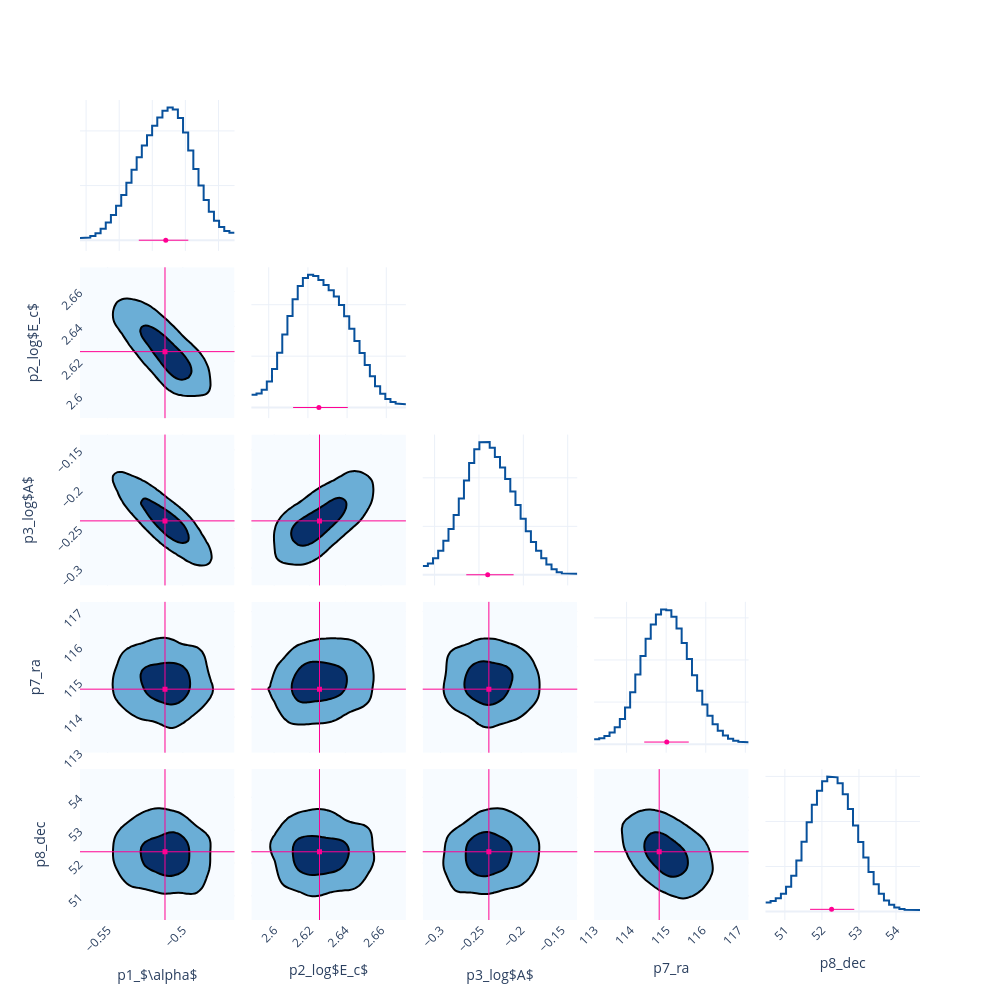

The code cell stored with this chart in its notebook:
### Code cell
fig = Plot.post_corner(post)
fig.save(f'{savepath}/corner')

### Figure 1 — Plotly figure (JSON) as saved in the notebook; plotly's stock layout.template omitted (floating-point values rounded to 4 significant figures; data arrays with more than 128 entries replaced by an {"elided": "..."} marker saying what was removed)
{"data": [{"line": {"color": "#08519c", "width": 2}, "mode": "lines", "name": "p1_$\\alpha$", "showlegend": false, "type": "scatter", "x": [-0.5637, -0.5606, -0.5606, -0.5575, -0.5575, -0.5543, -0.5543, -0.5512, -0.5512, -0.5481, -0.5481, -0.545, -0.545, -0.5419, -0.5419, -0.5388, -0.5388, -0.5357, -0.5357, -0.5326, -0.5326, -0.5294, -0.5294, -0.5263, -0.5263, -0.5232, -0.5232, -0.5201, -0.5201, -0.517, -0.517, -0.5139, -0.5139, -0.5108, -0.5108, -0.5076, -0.5076, -0.5045, -0.5045, -0.5014, -0.5014, -0.4983, -0.4983, -0.4952, -0.4952, -0.4921, -0.4921, -0.489, -0.489, -0.4858, -0.4858, -0.4827, -0.4827, -0.4796, -0.4796, -0.4765, -0.4765, -0.4734, -0.4734, -0.4703], "xaxis": "x", "y": [0.3931, 0.3931, 0.4972, 0.4972, 0.7668, 0.7668, 1.287, 1.287, 2.113, 2.113, 3.242, 3.242, 4.639, 4.639, 6.304, 6.304, 8.274, 8.274, 10.52, 10.52, 12.9, 12.9, 15.2, 15.2, 17.31, 17.31, 19.21, 19.21, 20.93, 20.93, 22.46, 22.46, 23.67, 23.67, 24.28, 24.28, 23.92, 23.92, 22.36, 22.36, 19.7, 19.7, 16.41, 16.41, 13.06, 13.06, 10.01, 10.01, 7.386, 7.386, 5.237, 5.237, 3.587, 3.587, 2.426, 2.426, 1.7, 1.7, 1.352, 1.352], "yaxis": "y"}, {"line": {"color": "#08519c", "width": 2}, "mode": "lines", "name": "p2_log$E_c$", "showlegend": false, "type": "scatter", "x": [2.591, 2.594, 2.594, 2.596, 2.596, 2.599, 2.599, 2.602, 2.602, 2.604, 2.604, 2.607, 2.607, 2.61, 2.61, 2.612, 2.612, 2.615, 2.615, 2.617, 2.617, 2.62, 2.62, 2.623, 2.623, 2.625, 2.625, 2.628, 2.628, 2.631, 2.631, 2.633, 2.633, 2.636, 2.636, 2.638, 2.638, 2.641, 2.641, 2.644, 2.644, 2.646, 2.646, 2.649, 2.649, 2.652, 2.652, 2.654, 2.654, 2.657, 2.657, 2.66, 2.66, 2.662, 2.662, 2.665, 2.665, 2.667, 2.667, 2.67], "xaxis": "x7", "y": [2.482, 2.482, 2.723, 2.723, 3.48, 3.48, 5.045, 5.045, 7.488, 7.488, 10.64, 10.64, 14.21, 14.21, 17.82, 17.82, 21.09, 21.09, 23.62, 23.62, 25.21, 25.21, 25.81, 25.81, 25.59, 25.59, 24.83, 24.83, 23.85, 23.85, 22.82, 22.82, 21.6, 21.6, 19.92, 19.92, 17.75, 17.75, 15.34, 15.34, 12.95, 12.95, 10.62, 10.62, 8.293, 8.293, 6.075, 6.075, 4.16, 4.16, 2.689, 2.689, 1.68, 1.68, 1.074, 1.074, 0.7699, 0.7699, 0.6572, 0.6572], "yaxis": "y7"}, {"colorscale": [[0, "rgb(247,251,255)"], [0.125, "rgb(222,235,247)"], [0.25, "rgb(198,219,239)"], [0.375, "rgb(158,202,225)"], [0.5, "rgb(107,174,214)"], [0.625, "rgb(66,146,198)"], [0.75, "rgb(33,113,181)"], [0.875, "rgb(8,81,156)"], [1, "rgb(8,48,107)"]], "contours": {"end": 0.005149, "size": 0.003972, "start": 0.001177}, "line": {"width": 2}, "name": "p1_$\\alpha$&p2_log$E_c$", "ncontours": 2, "showlegend": false, "showscale": false, "type": "contour", "x": [-0.5684, -0.5652, -0.5621, -0.559, -0.5559, -0.5528, -0.5497, -0.5466, -0.5434, -0.5403, -0.5372, -0.5341, -0.531, -0.5279, -0.5248, -0.5217, -0.5185, -0.5154, -0.5123, -0.5092, -0.5061, -0.503, -0.4999, -0.4967, -0.4936, -0.4905, -0.4874, -0.4843, -0.4812, -0.4781, -0.4749, -0.4718, -0.4687, -0.4656], "xaxis": "x6", "y": [2.587, 2.59, 2.592, 2.595, 2.598, 2.6, 2.603, 2.606, 2.608, 2.611, 2.613, 2.616, 2.619, 2.621, 2.624, 2.627, 2.629, 2.632, 2.635, 2.637, 2.64, 2.642, 2.645, 2.648, 2.65, 2.653, 2.656, 2.658, 2.661, 2.663, 2.666, 2.669, 2.671, 2.674], "yaxis": "y6", "z": {"elided": "34x34 float values"}}, {"line": {"color": "#08519c", "width": 2}, "mode": "lines", "name": "p3_log$A$", "showlegend": false, "type": "scatter", "x": [-0.3134, -0.3076, -0.3076, -0.3018, -0.3018, -0.296, -0.296, -0.2902, -0.2902, -0.2844, -0.2844, -0.2786, -0.2786, -0.2727, -0.2727, -0.2669, -0.2669, -0.2611, -0.2611, -0.2553, -0.2553, -0.2495, -0.2495, -0.2437, -0.2437, -0.2379, -0.2379, -0.2321, -0.2321, -0.2263, -0.2263, -0.2205, -0.2205, -0.2147, -0.2147, -0.2089, -0.2089, -0.2031, -0.2031, -0.1973, -0.1973, -0.1915, -0.1915, -0.1857, -0.1857, -0.1798, -0.1798, -0.174, -0.174, -0.1682, -0.1682, -0.1624, -0.1624, -0.1566, -0.1566, -0.1508, -0.1508, -0.145, -0.145, -0.1392], "xaxis": "x13", "y": [0.9081, 0.9081, 1.17, 1.17, 1.701, 1.701, 2.492, 2.492, 3.509, 3.509, 4.728, 4.728, 6.168, 6.168, 7.859, 7.859, 9.729, 9.729, 11.53, 11.53, 12.93, 12.93, 13.67, 13.67, 13.68, 13.68, 13.1, 13.1, 12.16, 12.16, 11.06, 11.06, 9.878, 9.878, 8.589, 8.589, 7.192, 7.192, 5.779, 5.779, 4.488, 4.488, 3.397, 3.397, 2.488, 2.488, 1.708, 1.708, 1.056, 1.056, 0.5725, 0.5725, 0.2815, 0.2815, 0.1529, 0.1529, 0.1227, 0.1227, 0.1269, 0.1269], "yaxis": "y13"}, {"colorscale": [[0, "rgb(247,251,255)"], [0.125, "rgb(222,235,247)"], [0.25, "rgb(198,219,239)"], [0.375, "rgb(158,202,225)"], [0.5, "rgb(107,174,214)"], [0.625, "rgb(66,146,198)"], [0.75, "rgb(33,113,181)"], [0.875, "rgb(8,81,156)"], [1, "rgb(8,48,107)"]], "contours": {"end": 0.006626, "size": 0.005079, "start": 0.001547}, "line": {"width": 2}, "name": "p1_$\\alpha$&p3_log$A$", "ncontours": 2, "showlegend": false, "showscale": false, "type": "contour", "x": [-0.5684, -0.5652, -0.5621, -0.559, -0.5559, -0.5528, -0.5497, -0.5466, -0.5434, -0.5403, -0.5372, -0.5341, -0.531, -0.5279, -0.5248, -0.5217, -0.5185, -0.5154, -0.5123, -0.5092, -0.5061, -0.503, -0.4999, -0.4967, -0.4936, -0.4905, -0.4874, -0.4843, -0.4812, -0.4781, -0.4749, -0.4718, -0.4687, -0.4656], "xaxis": "x11", "y": [-0.3221, -0.3163, -0.3105, -0.3047, -0.2989, -0.2931, -0.2873, -0.2815, -0.2757, -0.2698, -0.264, -0.2582, -0.2524, -0.2466, -0.2408, -0.235, -0.2292, -0.2234, -0.2176, -0.2118, -0.206, -0.2002, -0.1944, -0.1886, -0.1827, -0.1769, -0.1711, -0.1653, -0.1595, -0.1537, -0.1479, -0.1421, -0.1363, -0.1305], "yaxis": "y11", "z": {"elided": "34x34 float values"}}, {"colorscale": [[0, "rgb(247,251,255)"], [0.125, "rgb(222,235,247)"], [0.25, "rgb(198,219,239)"], [0.375, "rgb(158,202,225)"], [0.5, "rgb(107,174,214)"], [0.625, "rgb(66,146,198)"], [0.75, "rgb(33,113,181)"], [0.875, "rgb(8,81,156)"], [1, "rgb(8,48,107)"]], "contours": {"end": 0.004718, "size": 0.003639, "start": 0.001079}, "line": {"width": 2}, "name": "p2_log$E_c$&p3_log$A$", "ncontours": 2, "showlegend": false, "showscale": false, "type": "contour", "x": [2.587, 2.59, 2.592, 2.595, 2.598, 2.6, 2.603, 2.606, 2.608, 2.611, 2.613, 2.616, 2.619, 2.621, 2.624, 2.627, 2.629, 2.632, 2.635, 2.637, 2.64, 2.642, 2.645, 2.648, 2.65, 2.653, 2.656, 2.658, 2.661, 2.663, 2.666, 2.669, 2.671, 2.674], "xaxis": "x12", "y": [-0.3221, -0.3163, -0.3105, -0.3047, -0.2989, -0.2931, -0.2873, -0.2815, -0.2757, -0.2698, -0.264, -0.2582, -0.2524, -0.2466, -0.2408, -0.235, -0.2292, -0.2234, -0.2176, -0.2118, -0.206, -0.2002, -0.1944, -0.1886, -0.1827, -0.1769, -0.1711, -0.1653, -0.1595, -0.1537, -0.1479, -0.1421, -0.1363, -0.1305], "yaxis": "y12", "z": {"elided": "34x34 float values"}}, {"line": {"color": "#08519c", "width": 2}, "mode": "lines", "name": "p7_ra", "showlegend": false, "type": "scatter", "x": [113.2, 113.3, 113.3, 113.4, 113.4, 113.6, 113.6, 113.7, 113.7, 113.8, 113.8, 114.0, 114.0, 114.1, 114.1, 114.2, 114.2, 114.4, 114.4, 114.5, 114.5, 114.6, 114.6, 114.7, 114.7, 114.9, 114.9, 115.0, 115.0, 115.1, 115.1, 115.3, 115.3, 115.4, 115.4, 115.5, 115.5, 115.7, 115.7, 115.8, 115.8, 115.9, 115.9, 116.0, 116.0, 116.2, 116.2, 116.3, 116.3, 116.4, 116.4, 116.6, 116.6, 116.7, 116.7, 116.8, 116.8, 117.0, 117.0, 117.1], "xaxis": "x19", "y": [0.02301, 0.02301, 0.02823, 0.02823, 0.03872, 0.03872, 0.05531, 0.05531, 0.0807, 0.0807, 0.1192, 0.1192, 0.1747, 0.1747, 0.2469, 0.2469, 0.3311, 0.3311, 0.4188, 0.4188, 0.5006, 0.5006, 0.5686, 0.5686, 0.6166, 0.6166, 0.6404, 0.6404, 0.6366, 0.6366, 0.6049, 0.6049, 0.55, 0.55, 0.4806, 0.4806, 0.4043, 0.4043, 0.3269, 0.3269, 0.2533, 0.2533, 0.1881, 0.1881, 0.1348, 0.1348, 0.094, 0.094, 0.0636, 0.0636, 0.04124, 0.04124, 0.0256, 0.0256, 0.01602, 0.01602, 0.01129, 0.01129, 0.009606, 0.009606], "yaxis": "y19"}, {"colorscale": [[0, "rgb(247,251,255)"], [0.125, "rgb(222,235,247)"], [0.25, "rgb(198,219,239)"], [0.375, "rgb(158,202,225)"], [0.5, "rgb(107,174,214)"], [0.625, "rgb(66,146,198)"], [0.75, "rgb(33,113,181)"], [0.875, "rgb(8,81,156)"], [1, "rgb(8,48,107)"]], "contours": {"end": 0.003876, "size": 0.003013, "start": 0.000863}, "line": {"width": 2}, "name": "p1_$\\alpha$&p7_ra", "ncontours": 2, "showlegend": false, "showscale": false, "type": "contour", "x": [-0.5684, -0.5652, -0.5621, -0.559, -0.5559, -0.5528, -0.5497, -0.5466, -0.5434, -0.5403, -0.5372, -0.5341, -0.531, -0.5279, -0.5248, -0.5217, -0.5185, -0.5154, -0.5123, -0.5092, -0.5061, -0.503, -0.4999, -0.4967, -0.4936, -0.4905, -0.4874, -0.4843, -0.4812, -0.4781, -0.4749, -0.4718, -0.4687, -0.4656], "xaxis": "x16", "y": [113.0, 113.1, 113.2, 113.4, 113.5, 113.6, 113.8, 113.9, 114.0, 114.2, 114.3, 114.4, 114.5, 114.7, 114.8, 114.9, 115.1, 115.2, 115.3, 115.5, 115.6, 115.7, 115.8, 116.0, 116.1, 116.2, 116.4, 116.5, 116.6, 116.8, 116.9, 117.0, 117.1, 117.3], "yaxis": "y16", "z": {"elided": "34x34 float values"}}, {"colorscale": [[0, "rgb(247,251,255)"], [0.125, "rgb(222,235,247)"], [0.25, "rgb(198,219,239)"], [0.375, "rgb(158,202,225)"], [0.5, "rgb(107,174,214)"], [0.625, "rgb(66,146,198)"], [0.75, "rgb(33,113,181)"], [0.875, "rgb(8,81,156)"], [1, "rgb(8,48,107)"]], "contours": {"end": 0.003592, "size": 0.002719, "start": 0.0008735}, "line": {"width": 2}, "name": "p2_log$E_c$&p7_ra", "ncontours": 2, "showlegend": false, "showscale": false, "type": "contour", "x": [2.587, 2.59, 2.592, 2.595, 2.598, 2.6, 2.603, 2.606, 2.608, 2.611, 2.613, 2.616, 2.619, 2.621, 2.624, 2.627, 2.629, 2.632, 2.635, 2.637, 2.64, 2.642, 2.645, 2.648, 2.65, 2.653, 2.656, 2.658, 2.661, 2.663, 2.666, 2.669, 2.671, 2.674], "xaxis": "x17", "y": [113.0, 113.1, 113.2, 113.4, 113.5, 113.6, 113.8, 113.9, 114.0, 114.2, 114.3, 114.4, 114.5, 114.7, 114.8, 114.9, 115.1, 115.2, 115.3, 115.5, 115.6, 115.7, 115.8, 116.0, 116.1, 116.2, 116.4, 116.5, 116.6, 116.8, 116.9, 117.0, 117.1, 117.3], "yaxis": "y17", "z": {"elided": "34x34 float values"}}, {"colorscale": [[0, "rgb(247,251,255)"], [0.125, "rgb(222,235,247)"], [0.25, "rgb(198,219,239)"], [0.375, "rgb(158,202,225)"], [0.5, "rgb(107,174,214)"], [0.625, "rgb(66,146,198)"], [0.75, "rgb(33,113,181)"], [0.875, "rgb(8,81,156)"], [1, "rgb(8,48,107)"]], "contours": {"end": 0.003948, "size": 0.00307, "start": 0.0008779}, "line": {"width": 2}, "name": "p3_log$A$&p7_ra", "ncontours": 2, "showlegend": false, "showscale": false, "type": "contour", "x": [-0.3221, -0.3163, -0.3105, -0.3047, -0.2989, -0.2931, -0.2873, -0.2815, -0.2757, -0.2698, -0.264, -0.2582, -0.2524, -0.2466, -0.2408, -0.235, -0.2292, -0.2234, -0.2176, -0.2118, -0.206, -0.2002, -0.1944, -0.1886, -0.1827, -0.1769, -0.1711, -0.1653, -0.1595, -0.1537, -0.1479, -0.1421, -0.1363, -0.1305], "xaxis": "x18", "y": [113.0, 113.1, 113.2, 113.4, 113.5, 113.6, 113.8, 113.9, 114.0, 114.2, 114.3, 114.4, 114.5, 114.7, 114.8, 114.9, 115.1, 115.2, 115.3, 115.5, 115.6, 115.7, 115.8, 116.0, 116.1, 116.2, 116.4, 116.5, 116.6, 116.8, 116.9, 117.0, 117.1, 117.3], "yaxis": "y18", "z": {"elided": "34x34 float values"}}, {"line": {"color": "#08519c", "width": 2}, "mode": "lines", "name": "p8_dec", "showlegend": false, "type": "scatter", "x": [50.48, 50.61, 50.61, 50.75, 50.75, 50.89, 50.89, 51.03, 51.03, 51.17, 51.17, 51.31, 51.31, 51.45, 51.45, 51.59, 51.59, 51.73, 51.73, 51.87, 51.87, 52.01, 52.01, 52.14, 52.14, 52.28, 52.28, 52.42, 52.42, 52.56, 52.56, 52.7, 52.7, 52.84, 52.84, 52.98, 52.98, 53.12, 53.12, 53.26, 53.26, 53.4, 53.4, 53.53, 53.53, 53.67, 53.67, 53.81, 53.81, 53.95, 53.95, 54.09, 54.09, 54.23, 54.23, 54.37, 54.37, 54.51, 54.51, 54.65], "xaxis": "x25", "y": [0.04069, 0.04069, 0.04693, 0.04693, 0.05917, 0.05917, 0.07875, 0.07875, 0.11, 0.11, 0.1586, 0.1586, 0.2268, 0.2268, 0.3096, 0.3096, 0.3959, 0.3959, 0.4739, 0.4739, 0.5359, 0.5359, 0.5782, 0.5782, 0.5988, 0.5988, 0.5959, 0.5959, 0.5691, 0.5691, 0.5202, 0.5202, 0.455, 0.455, 0.3821, 0.3821, 0.3091, 0.3091, 0.2397, 0.2397, 0.176, 0.176, 0.1211, 0.1211, 0.0786, 0.0786, 0.04913, 0.04913, 0.03024, 0.03024, 0.01856, 0.01856, 0.01166, 0.01166, 0.008115, 0.008115, 0.006794, 0.006794, 0.006549, 0.006549], "yaxis": "y25"}, {"colorscale": [[0, "rgb(247,251,255)"], [0.125, "rgb(222,235,247)"], [0.25, "rgb(198,219,239)"], [0.375, "rgb(158,202,225)"], [0.5, "rgb(107,174,214)"], [0.625, "rgb(66,146,198)"], [0.75, "rgb(33,113,181)"], [0.875, "rgb(8,81,156)"], [1, "rgb(8,48,107)"]], "contours": {"end": 0.003898, "size": 0.003038, "start": 0.0008598}, "line": {"width": 2}, "name": "p1_$\\alpha$&p8_dec", "ncontours": 2, "showlegend": false, "showscale": false, "type": "contour", "x": [-0.5684, -0.5652, -0.5621, -0.559, -0.5559, -0.5528, -0.5497, -0.5466, -0.5434, -0.5403, -0.5372, -0.5341, -0.531, -0.5279, -0.5248, -0.5217, -0.5185, -0.5154, -0.5123, -0.5092, -0.5061, -0.503, -0.4999, -0.4967, -0.4936, -0.4905, -0.4874, -0.4843, -0.4812, -0.4781, -0.4749, -0.4718, -0.4687, -0.4656], "xaxis": "x21", "y": [50.27, 50.41, 50.55, 50.68, 50.82, 50.96, 51.1, 51.24, 51.38, 51.52, 51.66, 51.8, 51.94, 52.07, 52.21, 52.35, 52.49, 52.63, 52.77, 52.91, 53.05, 53.19, 53.33, 53.47, 53.6, 53.74, 53.88, 54.02, 54.16, 54.3, 54.44, 54.58, 54.72, 54.86], "yaxis": "y21", "z": {"elided": "34x34 float values"}}, {"colorscale": [[0, "rgb(247,251,255)"], [0.125, "rgb(222,235,247)"], [0.25, "rgb(198,219,239)"], [0.375, "rgb(158,202,225)"], [0.5, "rgb(107,174,214)"], [0.625, "rgb(66,146,198)"], [0.75, "rgb(33,113,181)"], [0.875, "rgb(8,81,156)"], [1, "rgb(8,48,107)"]], "contours": {"end": 0.003652, "size": 0.002798, "start": 0.0008539}, "line": {"width": 2}, "name": "p2_log$E_c$&p8_dec", "ncontours": 2, "showlegend": false, "showscale": false, "type": "contour", "x": [2.587, 2.59, 2.592, 2.595, 2.598, 2.6, 2.603, 2.606, 2.608, 2.611, 2.613, 2.616, 2.619, 2.621, 2.624, 2.627, 2.629, 2.632, 2.635, 2.637, 2.64, 2.642, 2.645, 2.648, 2.65, 2.653, 2.656, 2.658, 2.661, 2.663, 2.666, 2.669, 2.671, 2.674], "xaxis": "x22", "y": [50.27, 50.41, 50.55, 50.68, 50.82, 50.96, 51.1, 51.24, 51.38, 51.52, 51.66, 51.8, 51.94, 52.07, 52.21, 52.35, 52.49, 52.63, 52.77, 52.91, 53.05, 53.19, 53.33, 53.47, 53.6, 53.74, 53.88, 54.02, 54.16, 54.3, 54.44, 54.58, 54.72, 54.86], "yaxis": "y22", "z": {"elided": "34x34 float values"}}, {"colorscale": [[0, "rgb(247,251,255)"], [0.125, "rgb(222,235,247)"], [0.25, "rgb(198,219,239)"], [0.375, "rgb(158,202,225)"], [0.5, "rgb(107,174,214)"], [0.625, "rgb(66,146,198)"], [0.75, "rgb(33,113,181)"], [0.875, "rgb(8,81,156)"], [1, "rgb(8,48,107)"]], "contours": {"end": 0.004003, "size": 0.003092, "start": 0.0009107}, "line": {"width": 2}, "name": "p3_log$A$&p8_dec", "ncontours": 2, "showlegend": false, "showscale": false, "type": "contour", "x": [-0.3221, -0.3163, -0.3105, -0.3047, -0.2989, -0.2931, -0.2873, -0.2815, -0.2757, -0.2698, -0.264, -0.2582, -0.2524, -0.2466, -0.2408, -0.235, -0.2292, -0.2234, -0.2176, -0.2118, -0.206, -0.2002, -0.1944, -0.1886, -0.1827, -0.1769, -0.1711, -0.1653, -0.1595, -0.1537, -0.1479, -0.1421, -0.1363, -0.1305], "xaxis": "x23", "y": [50.27, 50.41, 50.55, 50.68, 50.82, 50.96, 51.1, 51.24, 51.38, 51.52, 51.66, 51.8, 51.94, 52.07, 52.21, 52.35, 52.49, 52.63, 52.77, 52.91, 53.05, 53.19, 53.33, 53.47, 53.6, 53.74, 53.88, 54.02, 54.16, 54.3, 54.44, 54.58, 54.72, 54.86], "yaxis": "y23", "z": {"elided": "34x34 float values"}}, {"colorscale": [[0, "rgb(247,251,255)"], [0.125, "rgb(222,235,247)"], [0.25, "rgb(198,219,239)"], [0.375, "rgb(158,202,225)"], [0.5, "rgb(107,174,214)"], [0.625, "rgb(66,146,198)"], [0.75, "rgb(33,113,181)"], [0.875, "rgb(8,81,156)"], [1, "rgb(8,48,107)"]], "contours": {"end": 0.004755, "size": 0.003755, "start": 0.001}, "line": {"width": 2}, "name": "p7_ra&p8_dec", "ncontours": 2, "showlegend": false, "showscale": false, "type": "contour", "x": [113.0, 113.1, 113.2, 113.4, 113.5, 113.6, 113.8, 113.9, 114.0, 114.2, 114.3, 114.4, 114.5, 114.7, 114.8, 114.9, 115.1, 115.2, 115.3, 115.5, 115.6, 115.7, 115.8, 116.0, 116.1, 116.2, 116.4, 116.5, 116.6, 116.8, 116.9, 117.0, 117.1, 117.3], "xaxis": "x24", "y": [50.27, 50.41, 50.55, 50.68, 50.82, 50.96, 51.1, 51.24, 51.38, 51.52, 51.66, 51.8, 51.94, 52.07, 52.21, 52.35, 52.49, 52.63, 52.77, 52.91, 53.05, 53.19, 53.33, 53.47, 53.6, 53.74, 53.88, 54.02, 54.16, 54.3, 54.44, 54.58, 54.72, 54.86], "yaxis": "y24", "z": {"elided": "34x34 float values"}}, {"error_x": {"array": [0.01362], "arrayminus": [0.0163], "color": "#FF0092", "symmetric": false, "thickness": 1, "type": "data", "width": 0}, "marker": {"color": "#FF0092", "size": 5, "symbol": "circle"}, "mode": "markers", "name": "p1_$\\alpha$", "showlegend": false, "type": "scatter", "x": [-0.5119], "xaxis": "x", "y": [0.01], "yaxis": "y"}, {"error_x": {"array": [0.01475], "arrayminus": [0.01316], "color": "#FF0092", "symmetric": false, "thickness": 1, "type": "data", "width": 0}, "marker": {"color": "#FF0092", "size": 5, "symbol": "circle"}, "mode": "markers", "name": "p2_log$E_c$", "showlegend": false, "type": "scatter", "x": [2.626], "xaxis": "x7", "y": [0.01], "yaxis": "y7"}, {"error_x": {"array": [0.02922], "arrayminus": [0.02416], "color": "#FF0092", "symmetric": false, "thickness": 1, "type": "data", "width": 0}, "marker": {"color": "#FF0092", "size": 5, "symbol": "circle"}, "mode": "markers", "name": "p3_log$A$", "showlegend": false, "type": "scatter", "x": [-0.2401], "xaxis": "x13", "y": [0.01], "yaxis": "y13"}, {"error_x": {"array": [0.5563], "arrayminus": [0.5692], "color": "#FF0092", "symmetric": false, "thickness": 1, "type": "data", "width": 0}, "marker": {"color": "#FF0092", "size": 5, "symbol": "circle"}, "mode": "markers", "name": "p7_ra", "showlegend": false, "type": "scatter", "x": [115.0], "xaxis": "x19", "y": [0.01], "yaxis": "y19"}, {"error_x": {"array": [0.6129], "arrayminus": [0.5798], "color": "#FF0092", "symmetric": false, "thickness": 1, "type": "data", "width": 0}, "marker": {"color": "#FF0092", "size": 5, "symbol": "circle"}, "mode": "markers", "name": "p8_dec", "showlegend": false, "type": "scatter", "x": [52.26], "xaxis": "x25", "y": [0.01], "yaxis": "y25"}, {"marker": {"color": "#FF0092", "size": 5, "symbol": "square"}, "mode": "markers", "name": "p1_$\\alpha$&p2_log$E_c$", "showlegend": false, "type": "scatter", "x": [-0.5119], "xaxis": "x6", "y": [2.625], "yaxis": "y6"}, {"marker": {"color": "#FF0092", "size": 5, "symbol": "square"}, "mode": "markers", "name": "p1_$\\alpha$&p3_log$A$", "showlegend": false, "type": "scatter", "x": [-0.5119], "xaxis": "x11", "y": [-0.2401], "yaxis": "y11"}, {"marker": {"color": "#FF0092", "size": 5, "symbol": "square"}, "mode": "markers", "name": "p2_log$E_c$&p3_log$A$", "showlegend": false, "type": "scatter", "x": [2.625], "xaxis": "x12", "y": [-0.2401], "yaxis": "y12"}, {"marker": {"color": "#FF0092", "size": 5, "symbol": "square"}, "mode": "markers", "name": "p1_$\\alpha$&p7_ra", "showlegend": false, "type": "scatter", "x": [-0.5119], "xaxis": "x16", "y": [114.8], "yaxis": "y16"}, {"marker": {"color": "#FF0092", "size": 5, "symbol": "square"}, "mode": "markers", "name": "p2_log$E_c$&p7_ra", "showlegend": false, "type": "scatter", "x": [2.625], "xaxis": "x17", "y": [114.8], "yaxis": "y17"}, {"marker": {"color": "#FF0092", "size": 5, "symbol": "square"}, "mode": "markers", "name": "p3_log$A$&p7_ra", "showlegend": false, "type": "scatter", "x": [-0.2401], "xaxis": "x18", "y": [114.8], "yaxis": "y18"}, {"marker": {"color": "#FF0092", "size": 5, "symbol": "square"}, "mode": "markers", "name": "p1_$\\alpha$&p8_dec", "showlegend": false, "type": "scatter", "x": [-0.5119], "xaxis": "x21", "y": [52.34], "yaxis": "y21"}, {"marker": {"color": "#FF0092", "size": 5, "symbol": "square"}, "mode": "markers", "name": "p2_log$E_c$&p8_dec", "showlegend": false, "type": "scatter", "x": [2.625], "xaxis": "x22", "y": [52.34], "yaxis": "y22"}, {"marker": {"color": "#FF0092", "size": 5, "symbol": "square"}, "mode": "markers", "name": "p3_log$A$&p8_dec", "showlegend": false, "type": "scatter", "x": [-0.2401], "xaxis": "x23", "y": [52.34], "yaxis": "y23"}, {"marker": {"color": "#FF0092", "size": 5, "symbol": "square"}, "mode": "markers", "name": "p7_ra&p8_dec", "showlegend": false, "type": "scatter", "x": [114.8], "xaxis": "x24", "y": [52.34], "yaxis": "y24"}], "layout": {"height": 1000, "shapes": [{"line": {"color": "#FF0092", "width": 1}, "type": "line", "x0": -0.5119, "x1": -0.5119, "xref": "x6", "y0": 0, "y1": 1, "yref": "y6 domain"}, {"line": {"color": "#FF0092", "width": 1}, "type": "line", "x0": 0, "x1": 1, "xref": "x6 domain", "y0": 2.625, "y1": 2.625, "yref": "y6"}, {"line": {"color": "#FF0092", "width": 1}, "type": "line", "x0": -0.5119, "x1": -0.5119, "xref": "x11", "y0": 0, "y1": 1, "yref": "y11 domain"}, {"line": {"color": "#FF0092", "width": 1}, "type": "line", "x0": 0, "x1": 1, "xref": "x11 domain", "y0": -0.2401, "y1": -0.2401, "yref": "y11"}, {"line": {"color": "#FF0092", "width": 1}, "type": "line", "x0": 2.625, "x1": 2.625, "xref": "x12", "y0": 0, "y1": 1, "yref": "y12 domain"}, {"line": {"color": "#FF0092", "width": 1}, "type": "line", "x0": 0, "x1": 1, "xref": "x12 domain", "y0": -0.2401, "y1": -0.2401, "yref": "y12"}, {"line": {"color": "#FF0092", "width": 1}, "type": "line", "x0": -0.5119, "x1": -0.5119, "xref": "x16", "y0": 0, "y1": 1, "yref": "y16 domain"}, {"line": {"color": "#FF0092", "width": 1}, "type": "line", "x0": 0, "x1": 1, "xref": "x16 domain", "y0": 114.8, "y1": 114.8, "yref": "y16"}, {"line": {"color": "#FF0092", "width": 1}, "type": "line", "x0": 2.625, "x1": 2.625, "xref": "x17", "y0": 0, "y1": 1, "yref": "y17 domain"}, {"line": {"color": "#FF0092", "width": 1}, "type": "line", "x0": 0, "x1": 1, "xref": "x17 domain", "y0": 114.8, "y1": 114.8, "yref": "y17"}, {"line": {"color": "#FF0092", "width": 1}, "type": "line", "x0": -0.2401, "x1": -0.2401, "xref": "x18", "y0": 0, "y1": 1, "yref": "y18 domain"}, {"line": {"color": "#FF0092", "width": 1}, "type": "line", "x0": 0, "x1": 1, "xref": "x18 domain", "y0": 114.8, "y1": 114.8, "yref": "y18"}, {"line": {"color": "#FF0092", "width": 1}, "type": "line", "x0": -0.5119, "x1": -0.5119, "xref": "x21", "y0": 0, "y1": 1, "yref": "y21 domain"}, {"line": {"color": "#FF0092", "width": 1}, "type": "line", "x0": 0, "x1": 1, "xref": "x21 domain", "y0": 52.34, "y1": 52.34, "yref": "y21"}, {"line": {"color": "#FF0092", "width": 1}, "type": "line", "x0": 2.625, "x1": 2.625, "xref": "x22", "y0": 0, "y1": 1, "yref": "y22 domain"}, {"line": {"color": "#FF0092", "width": 1}, "type": "line", "x0": 0, "x1": 1, "xref": "x22 domain", "y0": 52.34, "y1": 52.34, "yref": "y22"}, {"line": {"color": "#FF0092", "width": 1}, "type": "line", "x0": -0.2401, "x1": -0.2401, "xref": "x23", "y0": 0, "y1": 1, "yref": "y23 domain"}, {"line": {"color": "#FF0092", "width": 1}, "type": "line", "x0": 0, "x1": 1, "xref": "x23 domain", "y0": 52.34, "y1": 52.34, "yref": "y23"}, {"line": {"color": "#FF0092", "width": 1}, "type": "line", "x0": 114.8, "x1": 114.8, "xref": "x24", "y0": 0, "y1": 1, "yref": "y24 domain"}, {"line": {"color": "#FF0092", "width": 1}, "type": "line", "x0": 0, "x1": 1, "xref": "x24 domain", "y0": 52.34, "y1": 52.34, "yref": "y24"}], "width": 1000, "xaxis": {"anchor": "y", "domain": [0, 0.184], "showticklabels": false, "tickangle": -45}, "xaxis10": {"anchor": "y10", "domain": [0.816, 1], "showticklabels": false, "tickangle": -45}, "xaxis11": {"anchor": "y11", "domain": [0, 0.184], "showticklabels": false, "tickangle": -45}, "xaxis12": {"anchor": "y12", "domain": [0.204, 0.388], "showticklabels": false, "tickangle": -45}, "xaxis13": {"anchor": "y13", "domain": [0.408, 0.592], "showticklabels": false, "tickangle": -45}, "xaxis14": {"anchor": "y14", "domain": [0.612, 0.796], "showticklabels": false, "tickangle": -45}, "xaxis15": {"anchor": "y15", "domain": [0.816, 1], "showticklabels": false, "tickangle": -45}, "xaxis16": {"anchor": "y16", "domain": [0, 0.184], "showticklabels": false, "tickangle": -45}, "xaxis17": {"anchor": "y17", "domain": [0.204, 0.388], "showticklabels": false, "tickangle": -45}, "xaxis18": {"anchor": "y18", "domain": [0.408, 0.592], "showticklabels": false, "tickangle": -45}, "xaxis19": {"anchor": "y19", "domain": [0.612, 0.796], "showticklabels": false, "tickangle": -45}, "xaxis2": {"anchor": "y2", "domain": [0.204, 0.388], "showticklabels": false, "tickangle": -45}, "xaxis20": {"anchor": "y20", "domain": [0.816, 1], "showticklabels": false, "tickangle": -45}, "xaxis21": {"anchor": "y21", "domain": [0, 0.184], "showticklabels": true, "tickangle": -45, "title": {"text": "p1_$\\alpha$"}}, "xaxis22": {"anchor": "y22", "domain": [0.204, 0.388], "showticklabels": true, "tickangle": -45, "title": {"text": "p2_log$E_c$"}}, "xaxis23": {"anchor": "y23", "domain": [0.408, 0.592], "showticklabels": true, "tickangle": -45, "title": {"text": "p3_log$A$"}}, "xaxis24": {"anchor": "y24", "domain": [0.612, 0.796], "showticklabels": true, "tickangle": -45, "title": {"text": "p7_ra"}}, "xaxis25": {"anchor": "y25", "domain": [0.816, 1], "showticklabels": true, "tickangle": -45, "title": {"text": "p8_dec"}}, "xaxis3": {"anchor": "y3", "domain": [0.408, 0.592], "showticklabels": false, "tickangle": -45}, "xaxis4": {"anchor": "y4", "domain": [0.612, 0.796], "showticklabels": false, "tickangle": -45}, "xaxis5": {"anchor": "y5", "domain": [0.816, 1], "showticklabels": false, "tickangle": -45}, "xaxis6": {"anchor": "y6", "domain": [0, 0.184], "showticklabels": false, "tickangle": -45}, "xaxis7": {"anchor": "y7", "domain": [0.204, 0.388], "showticklabels": false, "tickangle": -45}, "xaxis8": {"anchor": "y8", "domain": [0.408, 0.592], "showticklabels": false, "tickangle": -45}, "xaxis9": {"anchor": "y9", "domain": [0.612, 0.796], "showticklabels": false, "tickangle": -45}, "yaxis": {"anchor": "x", "domain": [0.816, 1], "showticklabels": false, "tickangle": -45}, "yaxis10": {"anchor": "x10", "domain": [0.612, 0.796], "showticklabels": false, "tickangle": -45}, "yaxis11": {"anchor": "x11", "domain": [0.408, 0.592], "showticklabels": true, "tickangle": -45, "title": {"text": "p3_log$A$"}}, "yaxis12": {"anchor": "x12", "domain": [0.408, 0.592], "showticklabels": false, "tickangle": -45}, "yaxis13": {"anchor": "x13", "domain": [0.408, 0.592], "showticklabels": false, "tickangle": -45}, "yaxis14": {"anchor": "x14", "domain": [0.408, 0.592], "showticklabels": false, "tickangle": -45}, "yaxis15": {"anchor": "x15", "domain": [0.408, 0.592], "showticklabels": false, "tickangle": -45}, "yaxis16": {"anchor": "x16", "domain": [0.204, 0.388], "showticklabels": true, "tickangle": -45, "title": {"text": "p7_ra"}}, "yaxis17": {"anchor": "x17", "domain": [0.204, 0.388], "showticklabels": false, "tickangle": -45}, "yaxis18": {"anchor": "x18", "domain": [0.204, 0.388], "showticklabels": false, "tickangle": -45}, "yaxis19": {"anchor": "x19", "domain": [0.204, 0.388], "showticklabels": false, "tickangle": -45}, "yaxis2": {"anchor": "x2", "domain": [0.816, 1], "showticklabels": false, "tickangle": -45}, "yaxis20": {"anchor": "x20", "domain": [0.204, 0.388], "showticklabels": false, "tickangle": -45}, "yaxis21": {"anchor": "x21", "domain": [0, 0.184], "showticklabels": true, "tickangle": -45, "title": {"text": "p8_dec"}}, "yaxis22": {"anchor": "x22", "domain": [0, 0.184], "showticklabels": false, "tickangle": -45}, "yaxis23": {"anchor": "x23", "domain": [0, 0.184], "showticklabels": false, "tickangle": -45}, "yaxis24": {"anchor": "x24", "domain": [0, 0.184], "showticklabels": false, "tickangle": -45}, "yaxis25": {"anchor": "x25", "domain": [0, 0.184], "showticklabels": false, "tickangle": -45}, "yaxis3": {"anchor": "x3", "domain": [0.816, 1], "showticklabels": false, "tickangle": -45}, "yaxis4": {"anchor": "x4", "domain": [0.816, 1], "showticklabels": false, "tickangle": -45}, "yaxis5": {"anchor": "x5", "domain": [0.816, 1], "showticklabels": false, "tickangle": -45}, "yaxis6": {"anchor": "x6", "domain": [0.612, 0.796], "showticklabels": true, "tickangle": -45, "title": {"text": "p2_log$E_c$"}}, "yaxis7": {"anchor": "x7", "domain": [0.612, 0.796], "showticklabels": false, "tickangle": -45}, "yaxis8": {"anchor": "x8", "domain": [0.612, 0.796], "showticklabels": false, "tickangle": -45}, "yaxis9": {"anchor": "x9", "domain": [0.612, 0.796], "showticklabels": false, "tickangle": -45}}}
